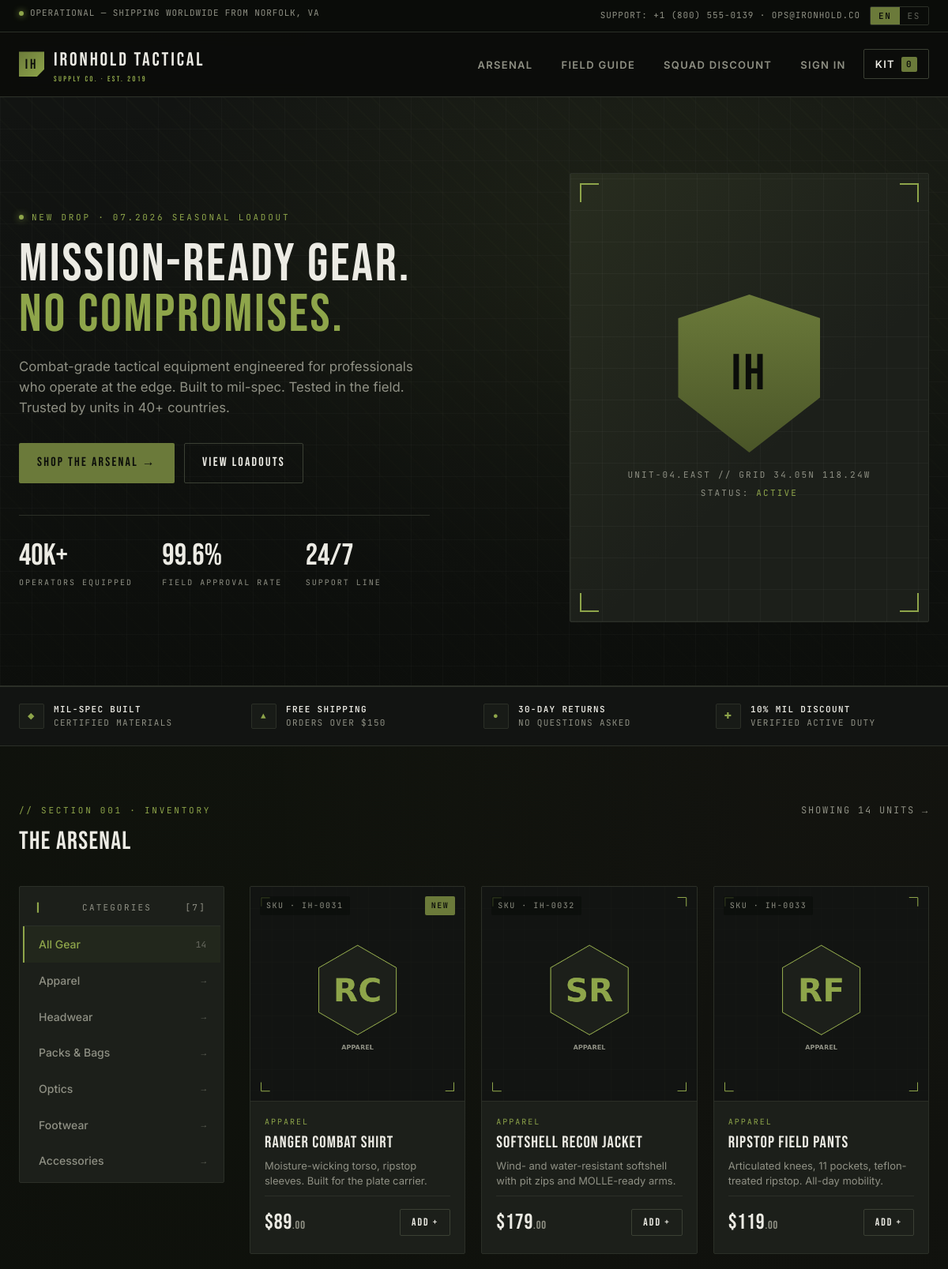
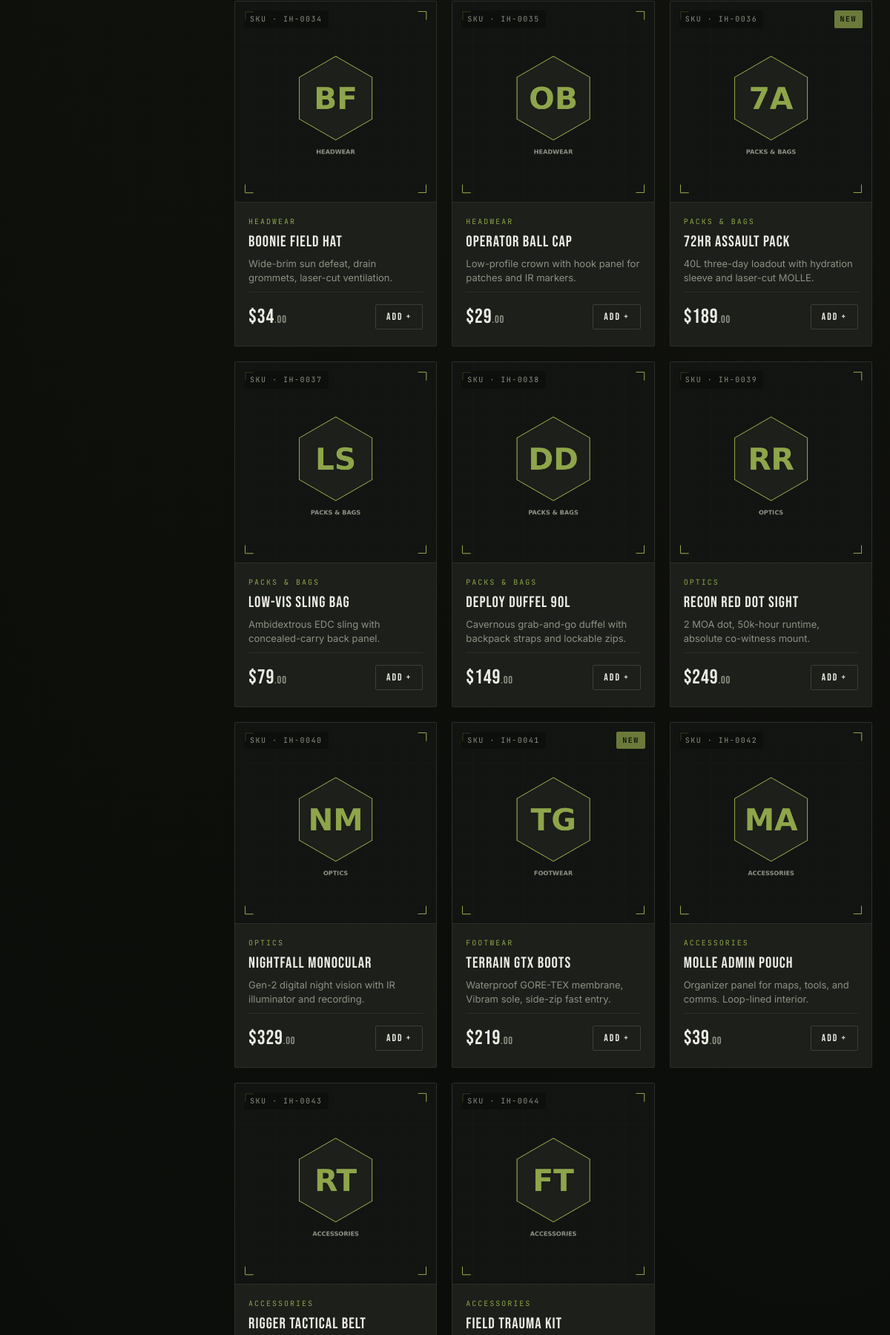
/store/ (upper part), run on the app's committed database (2 pictures, top to bottom).
### store/models/categories.py (models this page shows, shortened)
class Category(models.Model):
    name = models.CharField(max_length=50)
    @staticmethod
    def get_all_categories():
        return Category.objects.all()

### store/models/products.py (models this page shows, shortened)
class Products(models.Model):
    name = models.CharField(max_length=60)
    price = models.IntegerField(default=0)
    category = models.ForeignKey(Category, on_delete=models.CASCADE, default=1)
    description = models.CharField(
        max_length=250, default='', blank=True, null=True)
    image = models.ImageField(upload_to='uploads/products/')
    @staticmethod
    def get_all_products():
        return Products.objects.all()

### store/views/home.py (the view)
# urls.py: path('', include('store.urls')),
def store(request):
    cart = request.session.get('cart')
    if not cart:
        request.session['cart'] = {}
    products = None
    categories = Category.get_all_categories()
    categoryID = request.GET.get('category')
    if categoryID:
        products = Products.get_all_products_by_categoryid(categoryID)
    else:
        products = Products.get_all_products()
    data = {}
    data['products'] = products
    data['categories'] = categories
    print('you are : ', request.session.get('email'))
    return render(request, 'index.html', data)

### store/templates/index.html (shortened to what this page needs)
{% extends 'base.html' %}
{% load i18n %}
{% block content %}
<section class="hero">
    <div class="container">
        <div>
            <div class="hero-tag">
                <span class="dot"></span>
                <span class="txt">{% trans "NEW DROP · 07.2026 SEASONAL LOADOUT" %}</span>
            </div>
            <h1>{% trans "MISSION-READY GEAR." %}<br><span class="accent">{% trans "NO COMPROMISES." %}</span></h1>
            <p class="lede">{% trans "Combat-grade tactical equipment engineered for professionals who operate at the edge. Built to mil-spec. Tested in the field. Trusted by units in 40+ countries." %}</p>
            <div class="hero-cta">
                <a href="#arsenal" class="btn btn-primary">{% trans "Shop the Arsenal" %} →</a>
                <a href="#" class="btn btn-outline">{% trans "View Loadouts" %}</a>
            </div>
            <div class="hero-stats">
                <div>
                    <div class="stat-num">40K+</div>
                    <div class="stat-lbl">{% trans "Operators Equipped" %}</div>
                </div>
                <div>
                    <div class="stat-num">99.6%</div>
                    <div class="stat-lbl">{% trans "Field Approval Rate" %}</div>
                </div>
                <div>
                    <div class="stat-num">24/7</div>
                    <div class="stat-lbl">{% trans "Support Line" %}</div>
                </div>
            </div>
        </div>
        <div class="hero-visual">
            <span class="hero-corner tl"></span><span class="hero-corner tr"></span>
            <span class="hero-corner bl"></span><span class="hero-corner br"></span>
            <div class="hero-visual-content">
                <div class="hero-visual-shield"></div>
                <div class="hero-visual-code">UNIT-04.EAST // GRID 34.05N 118.24W</div>
                <div class="hero-visual-code" style="margin-top:6px;">{% trans "STATUS" %}: <span style="color:var(--olive-hi)">{% trans "ACTIVE" %}</span></div>
            </div>
        </div>
    </div>
</section>
<div class="trust-strip">
    <div class="container">
        <div class="trust-item">
            <div class="trust-icon">◆</div>
            <div><strong>{% trans "MIL-SPEC BUILT" %}</strong><br>{% trans "Certified materials" %}</div>
        </div>
        <div class="trust-item">
            <div class="trust-icon">▲</div>
            <div><strong>{% trans "FREE SHIPPING" %}</strong><br>{% trans "Orders over $150" %}</div>
        </div>
        <div class="trust-item">
            <div class="trust-icon">●</div>
            <div><strong>{% trans "30-DAY RETURNS" %}</strong><br>{% trans "No questions asked" %}</div>
        </div>
        <div class="trust-item">
            <div class="trust-icon">✚</div>
            <div><strong>{% trans "10% MIL DISCOUNT" %}</strong><br>{% trans "Verified active duty" %}</div>
        </div>
    </div>
</div>
<section class="section" id="arsenal">
    <div class="container">
        <div class="section-title">
            <div>
                <span class="lbl">{% trans "// SECTION 001 · INVENTORY" %}</span>
                <h2>{% trans "THE ARSENAL" %}</h2>
            </div>
            <span class="link">{% blocktrans with count=products|length %}SHOWING {{ count }} UNITS →{% endblocktrans %}</span>
        </div>
        <div class="store-layout">
            <aside class="filter-panel">
                <div class="head">
                    <span>{% trans "CATEGORIES" %}</span>
                    <span class="mono">[{{ categories|length|add:1 }}]</span>
                </div>
                {% with current=request.GET.category %}
                <a href="{% url 'store' %}" class="cat-item {% if not current %}active{% endif %}" style="text-decoration:none;">
                    <span>{% trans "All Gear" %}</span>
                    <span class="count">{{ products|length }}</span>
                </a>
                {% for category in categories %}
                    <a href="{% url 'store' %}?category={{ category.id }}"
                       class="cat-item {% if current == category.id|stringformat:'s' %}active{% endif %}"
                       style="text-decoration:none;">
                        <span>{{ category.name }}</span>
                        <span class="count">→</span>
                    </a>
                {% endfor %}
                {% endwith %}
            </aside>
            <div class="product-grid">
                {% for product in products %}
                    <div class="product-card">
                        <div class="product-media">
                            {% if product.image %}
                                <img src="{{ product.image.url }}" alt="{{ product.name }}">
                            {% else %}
                                <span class="placeholder">IH-{{ product.id }}</span>
                            {% endif %}
                            <span class="product-sku">SKU · IH-{{ product.id|stringformat:"04d" }}</span>
                            {% if forloop.counter0|divisibleby:5 %}
                                <span class="product-tag">{% trans "NEW" %}</span>
                            {% endif %}
                        </div>
                        <div class="product-body">
                            <span class="product-cat">{{ product.category.name|default:"UNCATEGORIZED" }}</span>
                            <h3 class="product-name">{{ product.name }}</h3>
                            <p class="product-desc">{{ product.description|default:_("Field-grade equipment engineered for sustained deployment. Rugged. Reliable. Ready.") }}</p>
                            <div class="product-foot">
                                <div class="product-price">
                                    ${{ product.price }}<span class="cents">.00</span>
                                </div>
                                <form action="{% url 'homepage' %}" method="POST" style="margin:0;">
                                    <button type="submit" class="add-btn">{% trans "Add" %} +</button>
                                </form>
                            </div>
                        </div>
                    </div>
                {% endfor %}
            </div>
        </div>
    </div>
</section>
{% endblock %}

### data on the page
Category: name "Apparel"
Category: name "Headwear"
Category: name "Packs & Bags"
Category: name "Optics"
Category: name "Footwear"
Category: name "Accessories"
Products: image (picture), id "0031", category.name "APPAREL", name "Ranger Combat Shirt", description "Moisture-wicking torso, ripstop sleeves. Built for the plate carrier.", price "89"
Products: image (picture), id "0032", category.name "APPAREL", name "Softshell Recon Jacket", description "Wind- and water-resistant softshell with pit zips and MOLLE-ready arms.", price "179"
Products: image (picture), id "0033", category.name "APPAREL", name "Ripstop Field Pants", description "Articulated knees, 11 pockets, teflon-treated ripstop. All-day mobility.", price "119"
Products: image (picture), id "0034", category.name "HEADWEAR", name "Boonie Field Hat", description "Wide-brim sun defeat, drain grommets, laser-cut ventilation.", price "34"
Products: image (picture), id "0035", category.name "HEADWEAR", name "Operator Ball Cap", description "Low-profile crown with hook panel for patches and IR markers.", price "29"
Products: image (picture), id "0036", category.name "PACKS & BAGS", name "72HR Assault Pack", description "40L three-day loadout with hydration sleeve and laser-cut MOLLE.", price "189"
Products: image (picture), id "0037", category.name "PACKS & BAGS", name "Low-Vis Sling Bag", description "Ambidextrous EDC sling with concealed-carry back panel.", price "79"
Products: image (picture), id "0038", category.name "PACKS & BAGS", name "Deploy Duffel 90L", description "Cavernous grab-and-go duffel with backpack straps and lockable zips.", price "149"
Products: image (picture), id "0039", category.name "OPTICS", name "Recon Red Dot Sight", description "2 MOA dot, 50k-hour runtime, absolute co-witness mount.", price "249"
Products: image (picture), id "0040", category.name "OPTICS", name "Nightfall Monocular", description "Gen-2 digital night vision with IR illuminator and recording.", price "329"
Products: image (picture), id "0041", category.name "FOOTWEAR", name "Terrain GTX Boots", description "Waterproof GORE-TEX membrane, Vibram sole, side-zip fast entry.", price "219"
Products: image (picture), id "0042", category.name "ACCESSORIES", name "MOLLE Admin Pouch", description "Organizer panel for maps, tools, and comms. Loop-lined interior.", price "39"
Products: image (picture), id "0043", category.name "ACCESSORIES", name "Rigger Tactical Belt"
Products: image (picture), id "0044", category.name "ACCESSORIES", name "Field Trauma Kit"

### other printed values
{{ code }} "EN" "ES"
{{ request.session.cart|length|default:0 }} "0"
{{ categories|length|add:1 }} "7"
{{ products|length }} "14"
